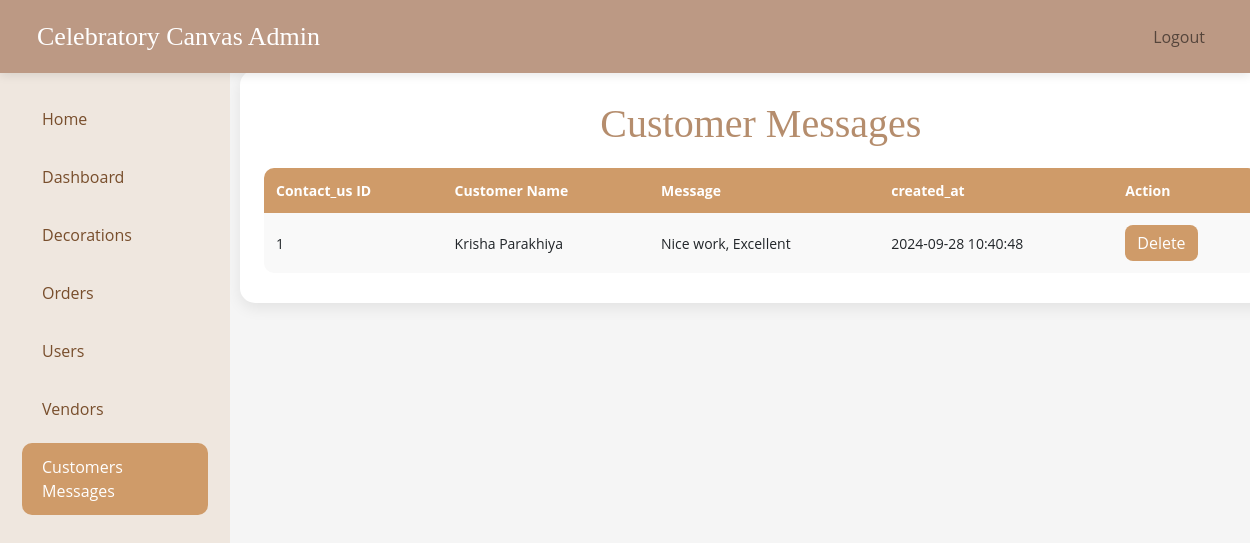
The page /contact_us.php (signed in) on the database its author committed.
### tables this page shows
CREATE TABLE `contact_us` (
  `con_id` int(25) NOT NULL,
  `c_id` int(25) NOT NULL,
  `c_name` varchar(250) NOT NULL,
  `message` varchar(250) NOT NULL,
  `created_at` timestamp NOT NULL DEFAULT current_timestamp()
);

### contact_us.php (the view, shortened to what this page needs)
<?php
include('conn.php');
$query = "SELECT con_id, c_name, message, created_at FROM contact_us ORDER BY con_id DESC";
$data = mysqli_query($conn, $query);
$total = mysqli_num_rows($data);
?>
<!DOCTYPE html>
<html lang="en">
<head>
    <link rel="stylesheet" href="css/bootstrap.min.css">
    <link rel="stylesheet" href="admin.css">
</head>
<body>
    <header class="navbar navbar-expand-lg navbar-light fixed-top">
        <div class="container-fluid">
            <a class="navbar-brand" href="admin-panel.php">Celebratory Canvas Admin</a>
            <div class="collapse navbar-collapse" id="navbarNav">
                <ul class="navbar-nav ms-auto">
                    <li class="nav-item">
                        <a class="nav-link" href="admin-logout.php">Logout</a>
                    </li>
                </ul>
            </div>
        </div>
    </header>
    <div class="container-fluid">
        <div class="row">
            <nav class="col-md-2 d-none d-md-block sidebar">
                <div class="sidebar-sticky">
                    <ul class="nav flex-column">
                        <li class="nav-item">
                            <a class="nav-link" href="admin-panel.php">Home</a>
                        </li>
                        <li class="nav-item">
                            <a class="nav-link" href="dashboard.php">Dashboard</a>
                        </li>
                        <li class="nav-item">
                            <a class="nav-link" href="decorations.php">Decorations</a>
                        </li>
                        <li class="nav-item">
                            <a class="nav-link" href="orders.php">Orders</a>
                        </li>
                        <li class="nav-item">
                            <a class="nav-link" href="users.php">Users</a>
                        </li>
                        <li class="nav-item">
                            <a class="nav-link" href="vendors.php">Vendors</a>
                        </li>
                        <li class="nav-item">
                            <a class="nav-link active" href="contact_us.php">Customers Messages</a>
                        </li>
                    </ul>
                </div>
            </nav>
            <main role="main" class="col-md-9 ml-sm-auto col-lg-10 px-md-4 admin-panel">
                <h1 class="text-center">Customer Messages</h1>
                <?php if ($total > 0): ?>
                    <table>
                        <tr>
                            <th>Contact_us ID</th>
                            <th>Customer Name</th>
                            <th>Message</th>
                            <th>created_at</th>
                            <th>Action</th>
                        </tr>
                        <?php while ($result = mysqli_fetch_assoc($data)): ?>
                            <tr>
                                <td><?php echo $result['con_id']; ?></td>
                                <td><?php echo htmlspecialchars($result['c_name']); ?></td>
                                <td><?php echo htmlspecialchars($result['message']); ?></td>
                                <td><?php echo htmlspecialchars($result['created_at']); ?></td>
                                <td>
                                    <a href="reviews.php?delete_id=<?php echo $result['con_id']; ?>"
                                        class="btn button update-btn"
                                        onclick="return confirm('Are you sure you want to delete this review?');">Delete</a>
                                </td>
                            </tr>
                        <?php endwhile; ?>
                    </table>
                <?php else: ?>
                    <p class="text-center">No reviews found!</p>
                <?php endif; ?>
            </main>
        </div>
    </div>
</body>
</html>

### admin.css (style rules this page uses)
body { font-family: "Open Sans", sans-serif; background-color: #f5f5f5; margin: 0; padding-top: 70px; }
.navbar { background-color: #bc9984; padding: 12px 25px; box-shadow: 0 2px 10px rgba(0, 0, 0, 0.1); }
.navbar-brand { color: #fff; font-size: 26px; font-family: "Dancing Script"; }
.sidebar { width: 230px; background: #efe7df; height: 100vh; position: fixed; top: 70px; left: 0; padding-top: 20px; }
.sidebar .nav-link { color: #784e2c; font-size: 16px; padding: 12px 20px; margin: 5px 10px; border-radius: 10px; transition: 0.3s; }
.sidebar .nav-link.active { background: #cf9b69; color: white; }
.admin-panel { margin-left: 240px; padding: 30px; }
main { background: white; border-radius: 15px; padding: 30px; box-shadow: 0 5px 15px rgba(0, 0, 0, 0.08); }
h1, h2 { color: #b58d6d; font-family: "Dancing Script"; }
table { width: 100%; border-collapse: collapse; margin-top: 20px; border-radius: 10px; overflow: hidden; }
th { background: #cf9b69; color: white; padding: 12px; font-size: 14px; }
td { padding: 12px; font-size: 14px; }
tr:nth-child(even) { background: #f9f9f9; }
.button, .btn-submit { background: #cf9b69; border: none; padding: 6px 12px; border-radius: 8px; color: white; transition: 0.3s; }

### rows shown on the page
contact_us: con_id "1", c_name "Krisha Parakhiya", message "Nice work, Excellent", created_at "2024-09-28 10:40:48"
